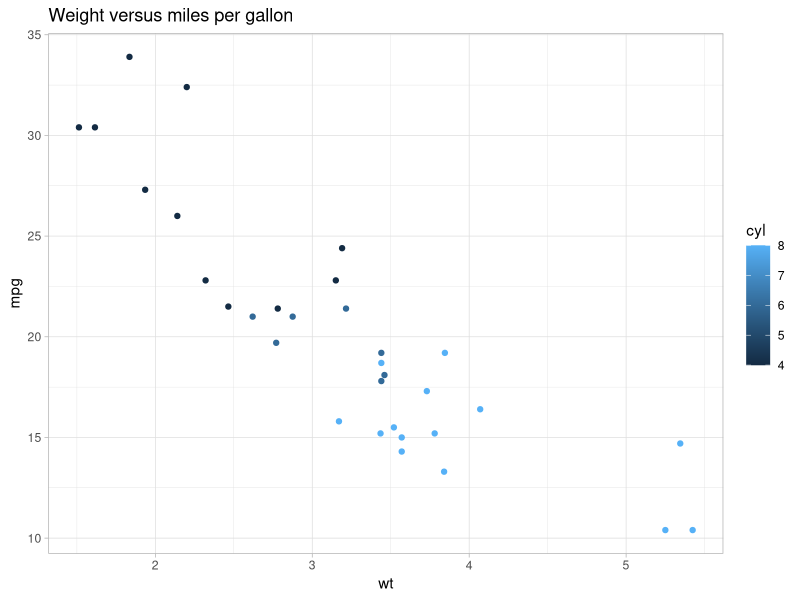
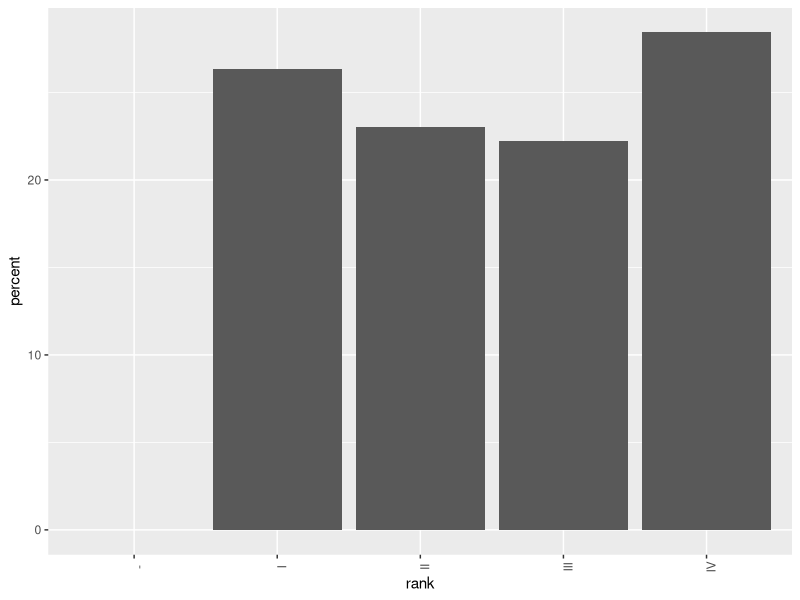

These figures' R source, in order: (Note: this script raises an error after producing the figures.)
## ---- chunk 1
knitr::opts_chunk$set(echo = TRUE, cache = TRUE)
## ---- chunk 2
library(ggplot2)
library(tidyverse)
## ---- chunk 3
mtcars %>% 
  ggplot(aes(wt, mpg)) +
  geom_point(aes(color = cyl)) + 
  theme_light() +
  labs(title = "Weight versus miles per gallon")
## ---- chunk 4
tft_stats <- read.delim("data/practice_data/tft_stats.tsv")
tft_stats
## ---- chunk 5
tft_stats %>% 
  ggplot(aes(rank, percent)) + 
  geom_col() + 
  theme(axis.text.x = element_text(angle = 90))
## ---- chunk 6
tft_stats$rank <- factor(tft_stats$rank, levels = tft_stats$rank)
## ---- chunk 7
tft_stats %>% 
  ggplot(aes(rank, percent)) + 
  geom_col() +
  theme(axis.text.x = element_text(angle = 90)) 
## ---- chunk 8
tft_stats %>% 
  ggplot(aes(rank, percent)) + 
  theme_light() +
  geom_col() +
  labs(x = "Rank",
       y = "Percent of player base",
       title = "Distribution of players across ranks in Team Fight Tactics",
       subtitle = "through August 2019; source: lolchess.gg") + 
  theme(axis.text.x = element_text(angle = 90, hjust = 1)) 

## ---- chunk 9
mtcars %>% 
  mutate(hp_to_wt = hp / wt)
## ---- chunk 10
mtcars %>% 
  mutate(hp_to_wt = hp / wt) %>% 
  ggplot(aes(x = hp / wt, y = qsec)) +
  geom_point() + 
  labs(x = "Horsepower-to-weight ratio (hp / lb)",
       y = "Quarter-mile time (seconds)",
       title = "Horsepower-to-weight ratio vs. quarter-mile time") + 
  theme_light()
## ---- chunk 11
mtcars %>% 
  mutate(hp_to_wt = hp / wt,
         proj_hsec = 2 * qsec)
## ---- chunk 12
tft_stats %>% 
  mutate(cumulative_percent = cumsum(percent)) 
## ---- chunk 13
tft_stats %>% 
  mutate(cumulative = cumsum(percent)) %>% 
  ggplot(aes(x = rank, group = 1)) + 
  theme_light() + 
  geom_col(aes(y = percent)) +
  geom_line(aes(y = cumulative), color = "red")
## ---- chunk 14
presence_abundance <- read.delim("data/abundance_presence.tsv")
## ---- chunk 15
presence_abundance %>% 
  mutate(cumulative_percent = cumsum(abundance) / sum(abundance) * max(abundance)) %>% 
  ggplot(aes(x = reorder(gene, -abundance), group = 1)) +
  theme_light() + 
  geom_line(aes(y = abundance)) + 
  geom_line(aes(y = cumulative_percent), color = "red", linetype = "dashed") + 
  theme(axis.text.x = element_text(angle = 90, vjust = 0.5)) + 
  labs(x = "",
       y = "Abundance",
       title = "Abundance of representative genes in sample metagenomes",
       subtitle = "Cumulative abundance in red")
## ---- chunk 16
tft_stats %>% 
  mutate(percent = percent / 100,
         cumulative = cumsum(percent) * max(percent)) 
## ---- chunk 17
tft_stats %>% 
  mutate(percent = percent / 100,
         cumulative = cumsum(percent) / 1 * max(percent)) 
## ---- chunk 18
presence_abundance <- presence_abundance %>% 
  mutate(cumulative_percent = cumsum(abundance) / sum(abundance) * max(abundance))
fo_difference <- function(pos){
  left <- (presence_abundance[pos, 4] - presence_abundance[1, 4]) / pos
  right <- (presence_abundance[nrow(presence_abundance), 4] - presence_abundance[pos, 4]) / (nrow(presence_abundance) - pos)
  return(left - right)
}
presence_abundance$fo_diffs <- sapply(1:nrow(presence_abundance), fo_difference)
presence_abundance[is.na(presence_abundance)] <- 0
## ---- chunk 19
presence_abundance %>% 
  mutate(fo_diffs = fo_diffs / max(fo_diffs) * max(abundance)) %>% 
  ggplot(aes(x = reorder(gene, -abundance), group = 1)) +
  theme_light() + 
  geom_line(aes(y = fo_diffs)) + 
  geom_line(aes(y = cumulative_percent), color = "red", linetype = "dashed") + 
  theme(axis.text.x = element_text(angle = 90, vjust = 0.5)) + 
  labs(x = "",
       y = "Abundance",
       title = "Abundance of representative genes in sample metagenomes")
## ---- chunk 20
(elbow <- which.max(presence_abundance$fo_diffs))
## ---- chunk 21
presence_abundance %>% 
  mutate(fo_diffs = fo_diffs / max(fo_diffs) * max(abundance)) %>% 
  ggplot(aes(x = reorder(gene, -abundance), group = 1)) +
  theme_light() + 
  geom_line(aes(y = fo_diffs)) + 
  geom_line(aes(y = cumulative_percent), color = "red", linetype = "dashed") + 
  geom_vline(xintercept = elbow, color = "red") + 
  theme(axis.text.x = element_text(angle = 90, vjust = 0.5)) + 
  labs(x = "",
       y = "Abundance",
       title = "Abundance of representative genes in sample metagenomes")
